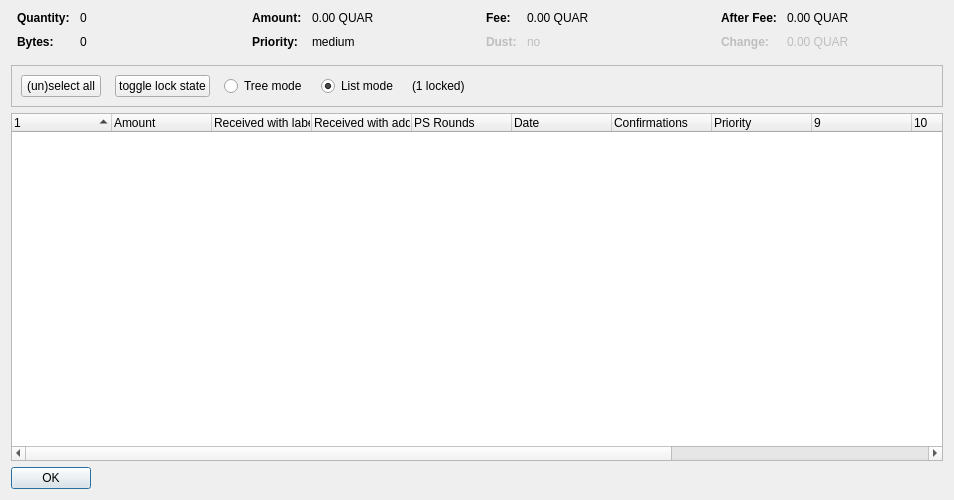
<?xml version="1.0" encoding="UTF-8"?>
<ui version="4.0">
 <class>CoinControlDialog</class>
 <widget class="QDialog" name="CoinControlDialog">
  <property name="geometry">
   <rect>
    <x>0</x>
    <y>0</y>
    <width>954</width>
    <height>500</height>
   </rect>
  </property>
  <property name="windowTitle">
   <string>Coin Selection</string>
  </property>
  <layout class="QVBoxLayout" name="verticalLayout">
   <item>
    <layout class="QHBoxLayout" name="horizontalLayoutTop" stretch="0,0,0,0">
     <property name="topMargin">
      <number>0</number>
     </property>
     <property name="bottomMargin">
      <number>10</number>
     </property>
     <item>
      <layout class="QFormLayout" name="formLayoutCoinControl1">
       <property name="horizontalSpacing">
        <number>10</number>
       </property>
       <property name="verticalSpacing">
        <number>10</number>
       </property>
       <property name="leftMargin">
        <number>6</number>
       </property>
       <property name="rightMargin">
        <number>6</number>
       </property>
       <item row="0" column="0">
        <widget class="QLabel" name="labelCoinControlQuantityText">
         <property name="font">
          <font>
           <weight>75</weight>
           <bold>true</bold>
          </font>
         </property>
         <property name="text">
          <string>Quantity:</string>
         </property>
        </widget>
       </item>
       <item row="0" column="1">
        <widget class="QLabel" name="labelCoinControlQuantity">
         <property name="cursor">
          <cursorShape>IBeamCursor</cursorShape>
         </property>
         <property name="contextMenuPolicy">
          <enum>Qt::ActionsContextMenu</enum>
         </property>
         <property name="text">
          <string notr="true">0</string>
         </property>
         <property name="textInteractionFlags">
          <set>Qt::LinksAccessibleByMouse|Qt::TextSelectableByKeyboard|Qt::TextSelectableByMouse</set>
         </property>
        </widget>
       </item>
       <item row="1" column="0">
        <widget class="QLabel" name="labelCoinControlBytesText">
         <property name="font">
          <font>
           <weight>75</weight>
           <bold>true</bold>
          </font>
         </property>
         <property name="text">
          <string>Bytes:</string>
         </property>
        </widget>
       </item>
       <item row="1" column="1">
        <widget class="QLabel" name="labelCoinControlBytes">
         <property name="cursor">
          <cursorShape>IBeamCursor</cursorShape>
         </property>
         <property name="contextMenuPolicy">
          <enum>Qt::ActionsContextMenu</enum>
         </property>
         <property name="text">
          <string notr="true">0</string>
         </property>
         <property name="textInteractionFlags">
          <set>Qt::LinksAccessibleByMouse|Qt::TextSelectableByKeyboard|Qt::TextSelectableByMouse</set>
         </property>
        </widget>
       </item>
      </layout>
     </item>
     <item>
      <layout class="QFormLayout" name="formLayoutCoinControl2">
       <property name="horizontalSpacing">
        <number>10</number>
       </property>
       <property name="verticalSpacing">
        <number>10</number>
       </property>
       <property name="leftMargin">
        <number>6</number>
       </property>
       <property name="rightMargin">
        <number>6</number>
       </property>
       <item row="0" column="0">
        <widget class="QLabel" name="labelCoinControlAmountText">
         <property name="font">
          <font>
           <weight>75</weight>
           <bold>true</bold>
          </font>
         </property>
         <property name="text">
          <string>Amount:</string>
         </property>
        </widget>
       </item>
       <item row="0" column="1">
        <widget class="QLabel" name="labelCoinControlAmount">
         <property name="cursor">
          <cursorShape>IBeamCursor</cursorShape>
         </property>
         <property name="contextMenuPolicy">
          <enum>Qt::ActionsContextMenu</enum>
         </property>
         <property name="text">
          <string notr="true">0.00 QUAR</string>
         </property>
         <property name="textInteractionFlags">
          <set>Qt::LinksAccessibleByMouse|Qt::TextSelectableByKeyboard|Qt::TextSelectableByMouse</set>
         </property>
        </widget>
       </item>
       <item row="1" column="0">
        <widget class="QLabel" name="labelCoinControlPriorityText">
         <property name="font">
          <font>
           <weight>75</weight>
           <bold>true</bold>
          </font>
         </property>
         <property name="text">
          <string>Priority:</string>
         </property>
        </widget>
       </item>
       <item row="1" column="1">
        <widget class="QLabel" name="labelCoinControlPriority">
         <property name="cursor">
          <cursorShape>IBeamCursor</cursorShape>
         </property>
         <property name="contextMenuPolicy">
          <enum>Qt::ActionsContextMenu</enum>
         </property>
         <property name="text">
          <string>medium</string>
         </property>
         <property name="textInteractionFlags">
          <set>Qt::LinksAccessibleByMouse|Qt::TextSelectableByKeyboard|Qt::TextSelectableByMouse</set>
         </property>
        </widget>
       </item>
      </layout>
     </item>
     <item>
      <layout class="QFormLayout" name="formLayoutCoinControl3">
       <property name="horizontalSpacing">
        <number>10</number>
       </property>
       <property name="verticalSpacing">
        <number>10</number>
       </property>
       <property name="leftMargin">
        <number>6</number>
       </property>
       <property name="rightMargin">
        <number>6</number>
       </property>
       <item row="0" column="0">
        <widget class="QLabel" name="labelCoinControlFeeText">
         <property name="font">
          <font>
           <weight>75</weight>
           <bold>true</bold>
          </font>
         </property>
         <property name="text">
          <string>Fee:</string>
         </property>
        </widget>
       </item>
       <item row="0" column="1">
        <widget class="QLabel" name="labelCoinControlFee">
         <property name="cursor">
          <cursorShape>IBeamCursor</cursorShape>
         </property>
         <property name="contextMenuPolicy">
          <enum>Qt::ActionsContextMenu</enum>
         </property>
         <property name="text">
          <string notr="true">0.00 QUAR</string>
         </property>
         <property name="textInteractionFlags">
          <set>Qt::LinksAccessibleByMouse|Qt::TextSelectableByKeyboard|Qt::TextSelectableByMouse</set>
         </property>
        </widget>
       </item>
       <item row="1" column="0">
        <widget class="QLabel" name="labelCoinControlLowOutputText">
         <property name="enabled">
          <bool>false</bool>
         </property>
         <property name="font">
          <font>
           <weight>75</weight>
           <bold>true</bold>
          </font>
         </property>
         <property name="text">
          <string>Dust:</string>
         </property>
        </widget>
       </item>
       <item row="1" column="1">
        <widget class="QLabel" name="labelCoinControlLowOutput">
         <property name="enabled">
          <bool>false</bool>
         </property>
         <property name="cursor">
          <cursorShape>IBeamCursor</cursorShape>
         </property>
         <property name="contextMenuPolicy">
          <enum>Qt::ActionsContextMenu</enum>
         </property>
         <property name="text">
          <string>no</string>
         </property>
         <property name="textInteractionFlags">
          <set>Qt::LinksAccessibleByMouse|Qt::TextSelectableByKeyboard|Qt::TextSelectableByMouse</set>
         </property>
        </widget>
       </item>
      </layout>
     </item>
     <item>
      <layout class="QFormLayout" name="formLayoutCoinControl4">
       <property name="horizontalSpacing">
        <number>10</number>
       </property>
       <property name="verticalSpacing">
        <number>10</number>
       </property>
       <property name="leftMargin">
        <number>6</number>
       </property>
       <property name="rightMargin">
        <number>6</number>
       </property>
       <item row="0" column="0">
        <widget class="QLabel" name="labelCoinControlAfterFeeText">
         <property name="font">
          <font>
           <weight>75</weight>
           <bold>true</bold>
          </font>
         </property>
         <property name="text">
          <string>After Fee:</string>
         </property>
        </widget>
       </item>
       <item row="0" column="1">
        <widget class="QLabel" name="labelCoinControlAfterFee">
         <property name="cursor">
          <cursorShape>IBeamCursor</cursorShape>
         </property>
         <property name="contextMenuPolicy">
          <enum>Qt::ActionsContextMenu</enum>
         </property>
         <property name="text">
          <string notr="true">0.00 QUAR</string>
         </property>
         <property name="textInteractionFlags">
          <set>Qt::LinksAccessibleByMouse|Qt::TextSelectableByKeyboard|Qt::TextSelectableByMouse</set>
         </property>
        </widget>
       </item>
       <item row="1" column="0">
        <widget class="QLabel" name="labelCoinControlChangeText">
         <property name="enabled">
          <bool>false</bool>
         </property>
         <property name="font">
          <font>
           <weight>75</weight>
           <bold>true</bold>
          </font>
         </property>
         <property name="text">
          <string>Change:</string>
         </property>
        </widget>
       </item>
       <item row="1" column="1">
        <widget class="QLabel" name="labelCoinControlChange">
         <property name="enabled">
          <bool>false</bool>
         </property>
         <property name="cursor">
          <cursorShape>IBeamCursor</cursorShape>
         </property>
         <property name="contextMenuPolicy">
          <enum>Qt::ActionsContextMenu</enum>
         </property>
         <property name="text">
          <string notr="true">0.00 QUAR</string>
         </property>
         <property name="textInteractionFlags">
          <set>Qt::LinksAccessibleByMouse|Qt::TextSelectableByKeyboard|Qt::TextSelectableByMouse</set>
         </property>
        </widget>
       </item>
      </layout>
     </item>
    </layout>
   </item>
   <item>
    <widget class="QFrame" name="frame">
     <property name="minimumSize">
      <size>
       <width>0</width>
       <height>40</height>
      </size>
     </property>
     <property name="frameShape">
      <enum>QFrame::StyledPanel</enum>
     </property>
     <property name="frameShadow">
      <enum>QFrame::Sunken</enum>
     </property>
     <layout class="QHBoxLayout" name="horizontalLayout">
      <item>
       <layout class="QHBoxLayout" name="horizontalLayoutPanel" stretch="0,0,0,0,0,0">
        <property name="spacing">
         <number>14</number>
        </property>
        <item>
         <widget class="QPushButton" name="pushButtonSelectAll">
          <property name="sizePolicy">
           <sizepolicy hsizetype="Maximum" vsizetype="Fixed">
            <horstretch>0</horstretch>
            <verstretch>0</verstretch>
           </sizepolicy>
          </property>
          <property name="text">
           <string>(un)select all</string>
          </property>
          <property name="autoDefault">
           <bool>false</bool>
          </property>
         </widget>
        </item>
        <item>
         <widget class="QPushButton" name="pushButtonToggleLock">
          <property name="sizePolicy">
           <sizepolicy hsizetype="Maximum" vsizetype="Fixed">
            <horstretch>0</horstretch>
            <verstretch>0</verstretch>
           </sizepolicy>
          </property>
          <property name="text">
           <string>toggle lock state</string>
          </property>
          <property name="autoDefault">
           <bool>false</bool>
          </property>
         </widget>
        </item>
        <item>
         <widget class="QRadioButton" name="radioTreeMode">
          <property name="sizePolicy">
           <sizepolicy hsizetype="Maximum" vsizetype="Fixed">
            <horstretch>0</horstretch>
            <verstretch>0</verstretch>
           </sizepolicy>
          </property>
          <property name="text">
           <string>Tree mode</string>
          </property>
         </widget>
        </item>
        <item>
         <widget class="QRadioButton" name="radioListMode">
          <property name="sizePolicy">
           <sizepolicy hsizetype="Maximum" vsizetype="Fixed">
            <horstretch>0</horstretch>
            <verstretch>0</verstretch>
           </sizepolicy>
          </property>
          <property name="text">
           <string>List mode</string>
          </property>
          <property name="checked">
           <bool>true</bool>
          </property>
         </widget>
        </item>
        <item>
         <widget class="QLabel" name="labelLocked">
          <property name="text">
           <string>(1 locked)</string>
          </property>
         </widget>
        </item>
        <item>
         <spacer name="horizontalSpacer">
          <property name="orientation">
           <enum>Qt::Horizontal</enum>
          </property>
          <property name="sizeHint" stdset="0">
           <size>
            <width>40</width>
            <height>20</height>
           </size>
          </property>
         </spacer>
        </item>
       </layout>
      </item>
     </layout>
    </widget>
   </item>
   <item>
    <widget class="CoinControlTreeWidget" name="treeWidget">
     <property name="contextMenuPolicy">
      <enum>Qt::CustomContextMenu</enum>
     </property>
     <property name="sortingEnabled">
      <bool>false</bool>
     </property>
     <property name="columnCount">
      <number>13</number>
     </property>
     <attribute name="headerShowSortIndicator" stdset="0">
      <bool>true</bool>
     </attribute>
     <attribute name="headerStretchLastSection">
      <bool>false</bool>
     </attribute>
     <column>
      <property name="text">
       <string/>
      </property>
     </column>
     <column>
      <property name="text">
       <string>Amount</string>
      </property>
     </column>
     <column>
      <property name="text">
       <string>Received with label</string>
      </property>
     </column>
     <column>
      <property name="text">
       <string>Received with address</string>
      </property>
     </column>
     <column>
      <property name="text">
       <string>PS Rounds</string>
      </property>
     </column>
     <column>
      <property name="text">
       <string>Date</string>
      </property>
     </column>
     <column>
      <property name="text">
       <string>Confirmations</string>
      </property>
      <property name="toolTip">
       <string>Confirmed</string>
      </property>
     </column>
     <column>
      <property name="text">
       <string>Priority</string>
      </property>
     </column>
     <column>
      <property name="text">
       <string/>
      </property>
     </column>
     <column>
      <property name="text">
       <string/>
      </property>
     </column>
     <column>
      <property name="text">
       <string/>
      </property>
     </column>
     <column>
      <property name="text">
       <string/>
      </property>
     </column>
     <column>
      <property name="text">
       <string/>
      </property>
     </column>
    </widget>
   </item>
   <item>
    <widget class="QDialogButtonBox" name="buttonBox">
     <property name="sizePolicy">
      <sizepolicy hsizetype="Maximum" vsizetype="Fixed">
       <horstretch>0</horstretch>
       <verstretch>0</verstretch>
      </sizepolicy>
     </property>
     <property name="orientation">
      <enum>Qt::Horizontal</enum>
     </property>
     <property name="standardButtons">
      <set>QDialogButtonBox::Ok</set>
     </property>
    </widget>
   </item>
  </layout>
 </widget>
 <customwidgets>
  <customwidget>
   <class>CoinControlTreeWidget</class>
   <extends>QTreeWidget</extends>
   <header>coincontroltreewidget.h</header>
  </customwidget>
 </customwidgets>
 <resources/>
 <connections/>
</ui>
